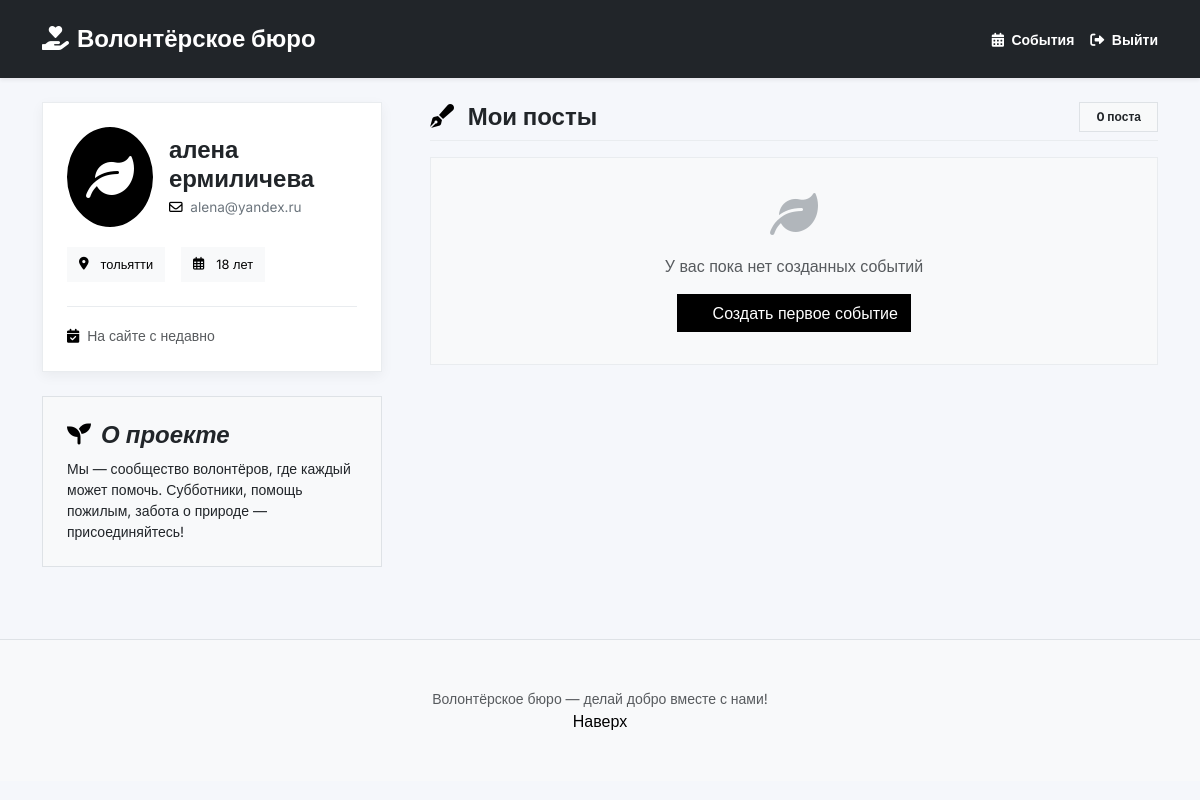
Screenshot of /profile (signed in) with the database file from the repository.
### data/models.py (models this page shows, shortened)
class User(SqlAlchemyBase, UserMixin):
    __tablename__ = 'users'
    id = sqlalchemy.Column(sqlalchemy.Integer, primary_key=True, autoincrement=True)
    name = sqlalchemy.Column(sqlalchemy.String, nullable=True)
    surname = sqlalchemy.Column(sqlalchemy.String, nullable=True)
    age = sqlalchemy.Column(sqlalchemy.Integer, nullable=True)
    email = sqlalchemy.Column(sqlalchemy.String, index=True, unique=True, nullable=True)
    hashed_password = sqlalchemy.Column(sqlalchemy.String, nullable=True)
    city = sqlalchemy.Column(sqlalchemy.String, nullable=True)
    created_at = sqlalchemy.Column(sqlalchemy.DateTime, default=datetime.datetime.now)

### app.py (the view)
@app.route('/profile')
@login_required
def profile():
    session = db_session.create_session()
    user = session.query(User).filter(User.id == current_user.id).first()
    events = session.query(Event).filter(Event.author_id == user.id).all()
    session.close()
    return render_template('profile.html', title='Профиль', user=user, events=events)

### app.py (called while the page is built)
@login_manager.user_loader
def load_user(user_id):
    session = db_session.create_session()
    return session.get(User, user_id)

### data/db_session.py (called while the page is built)
def create_session() -> Session:
    global __factory
    return __factory()

### templates/profile.html (shortened to what this page needs)
<!doctype html>
<html lang="ru" dir="ltr" data-bs-theme="auto">
<head>
    <link href="https://cdn.jsdelivr.net/npm/bootstrap@5.3.0/dist/css/bootstrap.min.css" rel="stylesheet">
    <link rel="stylesheet" href="https://cdnjs.cloudflare.com/ajax/libs/font-awesome/6.0.0-beta3/css/all.min.css">
</head>
<body>
<nav class="navbar navbar-dark bg-dark shadow-sm py-3">
    <div class="container">
        <a class="navbar-brand blog-header-logo" href="/">
            <i class="fas fa-hand-holding-heart me-2"></i>Волонтёрское бюро
        </a>
        <div class="d-flex gap-3">
            <a href="/" class="text-white text-decoration-none small fw-semibold">
                <i class="fas fa-calendar-alt me-1"></i> События
            </a>
            <a href="/logout" class="text-white text-decoration-none small fw-semibold">
                <i class="fas fa-sign-out-alt me-1"></i> Выйти
            </a>
        </div>
    </div>
</nav>
<main class="container my-4">
    <div class="row g-5">
        <div class="col-lg-4">
            <div class="position-sticky" style="top: 2rem">
                <div class="charity-profile mb-4">
                    <div class="profile-header">
                        <div class="profile-avatar">
                            <i class="fas fa-leaf"></i>
                        </div>
                        <div class="profile-info">
                            <h2 class="profile-name">{{ user.name }} {{ user.surname }}</h2>
                            <span class="profile-status">
                                <i class="far fa-envelope me-1"></i> {{ user.email }}
                            </span>
                        </div>
                    </div>
                    <div class="profile-info-section">
                        <div class="d-flex flex-wrap gap-2 mt-2">
                            <span class="profile-badge">
                                <i class="fas fa-map-marker-alt me-1"></i> {{ user.city }}
                            </span>
                            <span class="profile-badge">
                                <i class="far fa-calendar-alt me-1"></i> {{ user.age }} лет
                            </span>
                        </div>
                    </div>
                    <div class="profile-bio">
                        <div class="bio-text">
                            <small class="text-muted">
                                <i class="fas fa-calendar-check me-1"></i>
                                На сайте с
                                {% if user.created_at %}
                                    {{ user.created_at.strftime('%B %Y') }}
                                {% else %}
                                    недавно
                                {% endif %}
                            </small>
                        </div>
                    </div>
                </div>
                <div class="p-4 mb-4 bg-body-tertiary rounded-0 border">
                    <h4 class="fst-italic fw-semibold"><i class="fas fa-seedling me-1"></i> О проекте</h4>
                    <p class="small mb-0">Мы — сообщество волонтёров, где каждый может помочь. Субботники, помощь пожилым, забота о природе — присоединяйтесь!</p>
                </div>
            </div>
        </div>
        <div class="col-lg-8">
            <div class="d-flex align-items-center justify-content-between mb-3 border-bottom pb-2">
                <h3 class="fw-bold fs-4 m-0">
                    <i class="fas fa-pen-fancy me-2"></i> Мои посты
                </h3>
                <span class="badge bg-body-tertiary text-dark rounded-0 px-3 py-2 border">
                    {{ events|length }} {{ 'пост' if events|length == 1 else 'поста' if events|length < 5 else 'постов' }}
                </span>
            </div>
            <div id="userPostsContainer">
                {% if events %}
                    {% for event in events %}
                    <div class="post-item">
                        <div class="d-flex flex-wrap justify-content-between align-items-start mb-2">
                            <div class="post-title">{{ event.title }}</div>
                            <span class="post-category">
                                <i class="fas fa-map-marker-alt me-1"></i>{{ event.city }}
                            </span>
                        </div>
                        <div class="post-meta">
                            <span><i class="far fa-calendar-alt"></i> {{ event.date.strftime('%d %B %Y') }}</span>
                            <span class="ms-3"><i class="fas fa-location-dot"></i> {{ event.location }}</span>
                        </div>
                        <p class="text-secondary mb-2" style="font-size: 0.9rem;">{{ event.description }}</p>
                    </div>
                    {% endfor %}
                {% else %}
                    <div class="empty-posts">
                        <i class="fas fa-leaf fa-3x text-secondary mb-3 opacity-50"></i>
                        <p class="mb-2 text-muted">У вас пока нет созданных событий</p>
                        <a href="/create_event" class="btn btn-purple mt-2">
                            <i class="fas fa-plus me-1"></i> Создать первое событие
                        </a>
                    </div>
                {% endif %}
            </div>
        </div>
    </div>
</main>
<footer class="py-5 text-center text-body-secondary bg-body-tertiary mt-5 border-top">
    <div class="container">
        <p class="small mb-0">Волонтёрское бюро — делай добро вместе с нами!</p>
        <p class="mb-0"><a href="#" class="text-decoration-none">Наверх</a></p>
    </div>
</footer>
</body>
</html>

### templates/profile.html (style rules this page uses)
body { font-family: 'Inter', sans-serif; background: #f5f7fb; }
.charity-profile { background: white; border-radius: 0px; padding: 1.5rem; box-shadow: 0 4px 12px rgba(0,0,0,0.05); border: 1px solid #e9ecef; }
.profile-header { display: flex; align-items: center; gap: 1rem; margin-bottom: 1.25rem; }
.profile-avatar { width: 100px; height: 100px; border-radius: 50%; object-fit: cover; border: 2px solid #000000; background: #000000; display: flex; align-items: center; justify-content: center; font-size: 3rem; color: white; }
.profile-avatar i { color: white !important; }
.profile-name { font-size: 1.5rem; font-weight: 700; margin: 0; color: #212529; }
.profile-status { font-size: 0.85rem; color: #6c757d; }
.profile-badge { background: #f8f9fa; padding: 0.5rem 0.75rem; border-radius: 0px; font-size: 0.8rem; display: inline-flex; align-items: center; gap: 0.5rem; margin-right: 0.5rem; margin-bottom: 0.5rem; color: #000000; }
.blog-header-logo { font-size: 1.5rem; font-weight: 700; color: white; text-decoration: none; }
.blog-header-logo i { color: white !important; }
.btn-purple { background-color: #000000; border-color: #000000; color: white; border-radius: 0px; }
.empty-posts { background: #f8f9fa; border-radius: 0px; padding: 2rem; text-align: center; border: 1px solid #e9ecef; }
.navbar-dark.bg-dark { background-color: #212529 !important; }
.nav-link i, .navbar a i, .d-flex.gap-3 a i { color: white !important; }
.d-flex.gap-3 a { color: white !important; }
.bg-body-tertiary { background-color: #f8f9fa !important; }
.border-bottom { border-bottom: 1px solid #e9ecef !important; }
.card, .btn, .form-control, .alert, .nav-link, .badge, .list-group-item { border-radius: 0px !important; }
.position-sticky { position: sticky; top: 2rem; }
.profile-info-section { margin-bottom: 1rem; padding-bottom: 1rem; border-bottom: 1px solid #e9ecef; }
.fas, .far { color: #000000; }
a { color: #000000; text-decoration: none; }
.text-secondary { color: #6c757d !important; }
i { color: #000000; }
.profile-badge i { color: #000000; }
.navbar a i { color: white !important; }
.navbar .d-flex a i { color: white !important; }
.navbar-brand i { color: white !important; }

### rows the page displays
User: name "алена", surname "ермиличева", email "alena@yandex.ru", city "тольятти", age "18"

### other values shown
{{ events|length }} "0"
